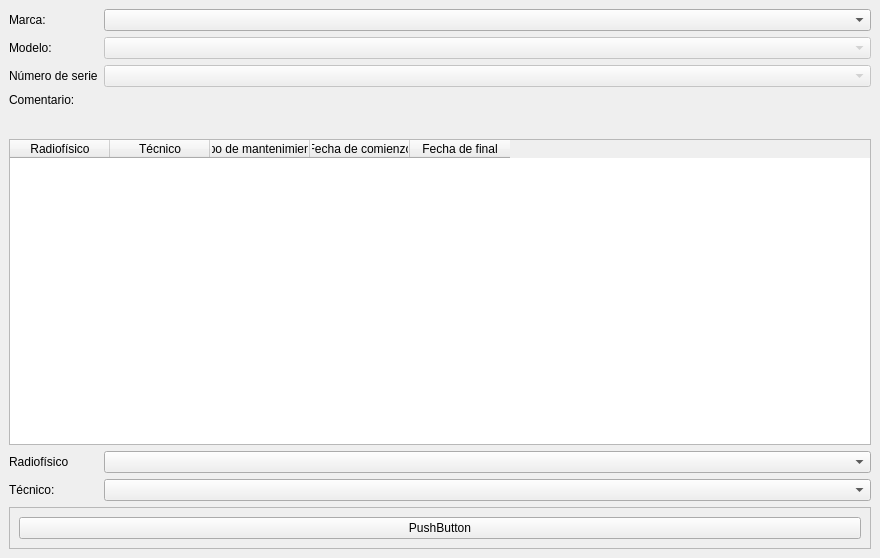
<?xml version="1.0" encoding="UTF-8"?>
<ui version="4.0">
 <class>equipmentActivity</class>
 <widget class="QMainWindow" name="equipmentActivity">
  <property name="geometry">
   <rect>
    <x>0</x>
    <y>0</y>
    <width>880</width>
    <height>558</height>
   </rect>
  </property>
  <property name="windowTitle">
   <string>MainWindow</string>
  </property>
  <widget class="QWidget" name="verticalLayoutWidget">
   <layout class="QVBoxLayout" name="verticalLayout">
    <item>
     <layout class="QFormLayout" name="formLayout_2">
      <property name="sizeConstraint">
       <enum>QLayout::SetMinimumSize</enum>
      </property>
      <item row="0" column="0">
       <widget class="QLabel" name="label">
        <property name="text">
         <string>Marca:</string>
        </property>
       </widget>
      </item>
      <item row="0" column="1">
       <widget class="QComboBox" name="brandComboBox"/>
      </item>
      <item row="1" column="0">
       <widget class="QLabel" name="label_2">
        <property name="text">
         <string>Modelo:</string>
        </property>
       </widget>
      </item>
      <item row="1" column="1">
       <widget class="QComboBox" name="modelComboBox">
        <property name="enabled">
         <bool>false</bool>
        </property>
       </widget>
      </item>
      <item row="2" column="0">
       <widget class="QLabel" name="label_3">
        <property name="text">
         <string>Número de serie</string>
        </property>
       </widget>
      </item>
      <item row="2" column="1">
       <widget class="QComboBox" name="serialNumberComboBox">
        <property name="enabled">
         <bool>false</bool>
        </property>
       </widget>
      </item>
      <item row="3" column="0">
       <widget class="QLabel" name="label_4">
        <property name="text">
         <string>Comentario:</string>
        </property>
       </widget>
      </item>
      <item row="3" column="1">
       <widget class="QLabel" name="comment">
        <property name="text">
         <string/>
        </property>
       </widget>
      </item>
      <item row="4" column="0" colspan="2">
       <spacer name="verticalSpacer">
        <property name="orientation">
         <enum>Qt::Vertical</enum>
        </property>
        <property name="sizeType">
         <enum>QSizePolicy::Maximum</enum>
        </property>
        <property name="sizeHint" stdset="0">
         <size>
          <width>20</width>
          <height>20</height>
         </size>
        </property>
       </spacer>
      </item>
      <item row="7" column="1">
       <widget class="QComboBox" name="technicianComboBox"/>
      </item>
      <item row="6" column="0">
       <widget class="QLabel" name="label_5">
        <property name="text">
         <string>Radiofísico</string>
        </property>
       </widget>
      </item>
      <item row="7" column="0">
       <widget class="QLabel" name="label_6">
        <property name="text">
         <string>Técnico:</string>
        </property>
       </widget>
      </item>
      <item row="6" column="1">
       <widget class="QComboBox" name="radiophysicianComboBox"/>
      </item>
      <item row="5" column="0" colspan="2">
       <widget class="QTableWidget" name="tableWidget">
        <property name="frameShape">
         <enum>QFrame::StyledPanel</enum>
        </property>
        <property name="sizeAdjustPolicy">
         <enum>QAbstractScrollArea::AdjustToContents</enum>
        </property>
        <column>
         <property name="text">
          <string>Radiofísico</string>
         </property>
        </column>
        <column>
         <property name="text">
          <string>Técnico</string>
         </property>
        </column>
        <column>
         <property name="text">
          <string>Tipo de mantenimiento</string>
         </property>
        </column>
        <column>
         <property name="text">
          <string>Fecha de comienzo</string>
         </property>
        </column>
        <column>
         <property name="text">
          <string>Fecha de final</string>
         </property>
        </column>
       </widget>
      </item>
     </layout>
    </item>
    <item>
     <widget class="QFrame" name="frame">
      <property name="sizePolicy">
       <sizepolicy hsizetype="Preferred" vsizetype="Minimum">
        <horstretch>0</horstretch>
        <verstretch>0</verstretch>
       </sizepolicy>
      </property>
      <property name="frameShape">
       <enum>QFrame::StyledPanel</enum>
      </property>
      <property name="frameShadow">
       <enum>QFrame::Raised</enum>
      </property>
      <layout class="QVBoxLayout" name="verticalLayout_2">
       <item>
        <widget class="QPushButton" name="pushButton">
         <property name="text">
          <string>PushButton</string>
         </property>
        </widget>
       </item>
      </layout>
     </widget>
    </item>
   </layout>
  </widget>
 </widget>
 <resources/>
 <connections/>
</ui>
